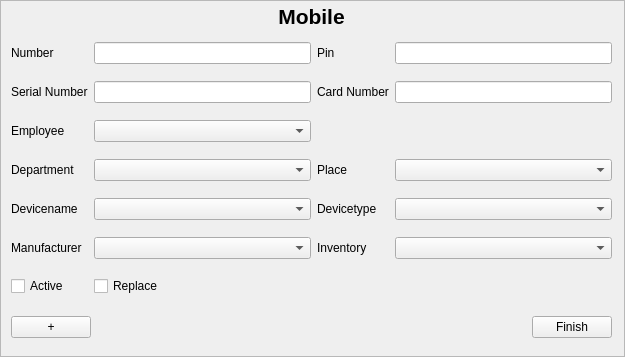
<?xml version="1.0" encoding="UTF-8"?>
<ui version="4.0">
 <class>MobileInputArea</class>
 <widget class="QScrollArea" name="MobileInputArea">
  <property name="geometry">
   <rect>
    <x>0</x>
    <y>0</y>
    <width>625</width>
    <height>357</height>
   </rect>
  </property>
  <property name="windowTitle">
   <string>ScrollArea</string>
  </property>
  <property name="widgetResizable">
   <bool>true</bool>
  </property>
  <widget class="QWidget" name="scrollAreaWidgetContents">
   <property name="geometry">
    <rect>
     <x>0</x>
     <y>0</y>
     <width>623</width>
     <height>355</height>
    </rect>
   </property>
   <widget class="QWidget" name="verticalLayoutWidget">
    <property name="geometry">
     <rect>
      <x>10</x>
      <y>0</y>
      <width>601</width>
      <height>31</height>
     </rect>
    </property>
    <layout class="QVBoxLayout" name="verticalLayout">
     <item>
      <widget class="QLabel" name="labelHeader">
       <property name="font">
        <font>
         <pointsize>16</pointsize>
         <weight>75</weight>
         <bold>true</bold>
        </font>
       </property>
       <property name="text">
        <string>Mobile</string>
       </property>
       <property name="alignment">
        <set>Qt::AlignCenter</set>
       </property>
      </widget>
     </item>
    </layout>
   </widget>
   <widget class="QWidget" name="gridLayoutWidget">
    <property name="geometry">
     <rect>
      <x>10</x>
      <y>30</y>
      <width>601</width>
      <height>281</height>
     </rect>
    </property>
    <layout class="QGridLayout" name="gridLayout">
     <item row="3" column="5">
      <widget class="QComboBox" name="comboBox_Place"/>
     </item>
     <item row="4" column="0">
      <widget class="QLabel" name="label_DeviceName">
       <property name="text">
        <string>Devicename</string>
       </property>
       <property name="buddy">
        <cstring>comboBox_DeviceName</cstring>
       </property>
      </widget>
     </item>
     <item row="3" column="0">
      <widget class="QLabel" name="label_Department">
       <property name="text">
        <string>Department</string>
       </property>
       <property name="buddy">
        <cstring>comboBox_Department</cstring>
       </property>
      </widget>
     </item>
     <item row="1" column="5">
      <widget class="QLineEdit" name="line_EditCardNumber"/>
     </item>
     <item row="5" column="3">
      <widget class="QLabel" name="label_Inventory">
       <property name="text">
        <string>Inventory</string>
       </property>
       <property name="buddy">
        <cstring>comboBox_Inventory</cstring>
       </property>
      </widget>
     </item>
     <item row="3" column="2">
      <widget class="QComboBox" name="comboBox_Department"/>
     </item>
     <item row="2" column="0">
      <widget class="QLabel" name="label_Employee">
       <property name="text">
        <string>Employee</string>
       </property>
       <property name="buddy">
        <cstring>comboBox_Employee</cstring>
       </property>
      </widget>
     </item>
     <item row="5" column="0">
      <widget class="QLabel" name="label_Manufacturer">
       <property name="text">
        <string>Manufacturer</string>
       </property>
       <property name="buddy">
        <cstring>comboBox_Manufacturer</cstring>
       </property>
      </widget>
     </item>
     <item row="0" column="5">
      <widget class="QLineEdit" name="lineEdit_Pin">
       <property name="clearButtonEnabled">
        <bool>true</bool>
       </property>
      </widget>
     </item>
     <item row="6" column="2">
      <widget class="QCheckBox" name="checkBox_Replace">
       <property name="text">
        <string>Replace</string>
       </property>
      </widget>
     </item>
     <item row="3" column="3">
      <widget class="QLabel" name="label_Place">
       <property name="text">
        <string>Place</string>
       </property>
       <property name="buddy">
        <cstring>comboBox_Place</cstring>
       </property>
      </widget>
     </item>
     <item row="1" column="3">
      <widget class="QLabel" name="label_CardNumber">
       <property name="text">
        <string>Card Number</string>
       </property>
       <property name="buddy">
        <cstring>line_EditCardNumber</cstring>
       </property>
      </widget>
     </item>
     <item row="0" column="2">
      <widget class="QLineEdit" name="line_EditNumber"/>
     </item>
     <item row="0" column="3">
      <widget class="QLabel" name="label_Pin">
       <property name="text">
        <string>Pin</string>
       </property>
       <property name="buddy">
        <cstring>lineEdit_Pin</cstring>
       </property>
      </widget>
     </item>
     <item row="4" column="3">
      <widget class="QLabel" name="label_DeviceType">
       <property name="text">
        <string>Devicetype</string>
       </property>
       <property name="buddy">
        <cstring>comboBox_DeviceType</cstring>
       </property>
      </widget>
     </item>
     <item row="4" column="5">
      <widget class="QComboBox" name="comboBox_DeviceType"/>
     </item>
     <item row="6" column="0">
      <widget class="QCheckBox" name="checkBox_Active">
       <property name="text">
        <string>Active</string>
       </property>
      </widget>
     </item>
     <item row="1" column="0">
      <widget class="QLabel" name="label_SerialNumber">
       <property name="text">
        <string>Serial Number</string>
       </property>
       <property name="buddy">
        <cstring>lineEdit_SerialNumber</cstring>
       </property>
      </widget>
     </item>
     <item row="5" column="2">
      <widget class="QComboBox" name="comboBox_Manufacturer"/>
     </item>
     <item row="0" column="0">
      <widget class="QLabel" name="label_Number">
       <property name="text">
        <string>Number</string>
       </property>
       <property name="buddy">
        <cstring>line_EditNumber</cstring>
       </property>
      </widget>
     </item>
     <item row="4" column="2">
      <widget class="QComboBox" name="comboBox_DeviceName"/>
     </item>
     <item row="1" column="2">
      <widget class="QLineEdit" name="lineEdit_SerialNumber"/>
     </item>
     <item row="2" column="2">
      <widget class="QComboBox" name="comboBox_Employee"/>
     </item>
     <item row="5" column="5">
      <widget class="QComboBox" name="comboBox_Inventory"/>
     </item>
    </layout>
   </widget>
   <widget class="QWidget" name="verticalLayoutWidget_2">
    <property name="geometry">
     <rect>
      <x>10</x>
      <y>310</y>
      <width>601</width>
      <height>32</height>
     </rect>
    </property>
    <layout class="QHBoxLayout" name="horizontalLayout">
     <item>
      <widget class="QPushButton" name="pushButton">
       <property name="text">
        <string>+</string>
       </property>
      </widget>
     </item>
     <item>
      <spacer name="horizontalSpacer">
       <property name="orientation">
        <enum>Qt::Horizontal</enum>
       </property>
       <property name="sizeHint" stdset="0">
        <size>
         <width>40</width>
         <height>20</height>
        </size>
       </property>
      </spacer>
     </item>
     <item>
      <widget class="QPushButton" name="pushButton_2">
       <property name="text">
        <string>Finish</string>
       </property>
      </widget>
     </item>
    </layout>
   </widget>
  </widget>
 </widget>
 <tabstops>
  <tabstop>line_EditNumber</tabstop>
  <tabstop>lineEdit_Pin</tabstop>
  <tabstop>lineEdit_SerialNumber</tabstop>
  <tabstop>line_EditCardNumber</tabstop>
  <tabstop>comboBox_Employee</tabstop>
  <tabstop>comboBox_Department</tabstop>
  <tabstop>comboBox_Place</tabstop>
  <tabstop>comboBox_DeviceName</tabstop>
  <tabstop>comboBox_DeviceType</tabstop>
  <tabstop>comboBox_Manufacturer</tabstop>
  <tabstop>comboBox_Inventory</tabstop>
  <tabstop>checkBox_Active</tabstop>
  <tabstop>checkBox_Replace</tabstop>
  <tabstop>pushButton</tabstop>
  <tabstop>pushButton_2</tabstop>
 </tabstops>
 <resources/>
 <connections/>
</ui>
